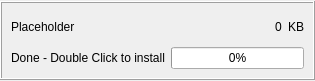
<?xml version="1.0" encoding="UTF-8"?>
<ui version="4.0">
 <class>DownloadListWidget</class>
 <widget class="QWidget" name="DownloadListWidget">
  <property name="geometry">
   <rect>
    <x>0</x>
    <y>0</y>
    <width>315</width>
    <height>81</height>
   </rect>
  </property>
  <property name="contextMenuPolicy">
   <enum>Qt::CustomContextMenu</enum>
  </property>
  <property name="windowTitle">
   <string>Placeholder</string>
  </property>
  <property name="autoFillBackground">
   <bool>false</bool>
  </property>
  <layout class="QVBoxLayout" name="verticalLayout">
   <property name="leftMargin">
    <number>0</number>
   </property>
   <property name="topMargin">
    <number>1</number>
   </property>
   <property name="rightMargin">
    <number>0</number>
   </property>
   <property name="bottomMargin">
    <number>1</number>
   </property>
   <item>
    <widget class="QFrame" name="frame">
     <property name="frameShape">
      <enum>QFrame::Box</enum>
     </property>
     <property name="frameShadow">
      <enum>QFrame::Raised</enum>
     </property>
     <layout class="QVBoxLayout" name="verticalLayout_2">
      <item>
       <layout class="QHBoxLayout" name="horizontalLayout_2">
        <item>
         <widget class="QLabel" name="nameLabel">
          <property name="sizePolicy">
           <sizepolicy hsizetype="Preferred" vsizetype="Preferred">
            <horstretch>1</horstretch>
            <verstretch>0</verstretch>
           </sizepolicy>
          </property>
          <property name="maximumSize">
           <size>
            <width>323</width>
            <height>16777215</height>
           </size>
          </property>
          <property name="text">
           <string>Placeholder</string>
          </property>
         </widget>
        </item>
        <item>
         <spacer name="horizontalSpacer">
          <property name="orientation">
           <enum>Qt::Horizontal</enum>
          </property>
          <property name="sizeHint" stdset="0">
           <size>
            <width>40</width>
            <height>20</height>
           </size>
          </property>
         </spacer>
        </item>
        <item>
         <widget class="QLabel" name="sizeLabel">
          <property name="text">
           <string notr="true">0</string>
          </property>
         </widget>
        </item>
        <item>
         <widget class="QLabel" name="label_2">
          <property name="text">
           <string notr="true">KB</string>
          </property>
         </widget>
        </item>
       </layout>
      </item>
      <item>
       <layout class="QHBoxLayout" name="horizontalLayout">
        <item>
         <widget class="QLabel" name="installLabel">
          <property name="text">
           <string>Done - Double Click to install</string>
          </property>
         </widget>
        </item>
        <item>
         <widget class="QProgressBar" name="downloadProgress">
          <property name="sizePolicy">
           <sizepolicy hsizetype="Preferred" vsizetype="Fixed">
            <horstretch>0</horstretch>
            <verstretch>0</verstretch>
           </sizepolicy>
          </property>
          <property name="minimumSize">
           <size>
            <width>0</width>
            <height>0</height>
           </size>
          </property>
          <property name="maximumSize">
           <size>
            <width>16777215</width>
            <height>16777215</height>
           </size>
          </property>
          <property name="value">
           <number>0</number>
          </property>
         </widget>
        </item>
       </layout>
      </item>
     </layout>
    </widget>
   </item>
  </layout>
 </widget>
 <resources/>
 <connections/>
</ui>
